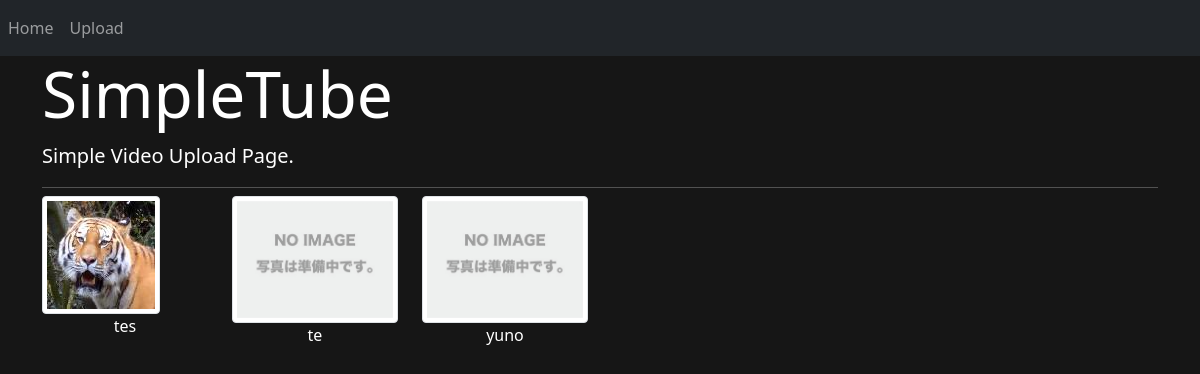
Before: / with the older database file.
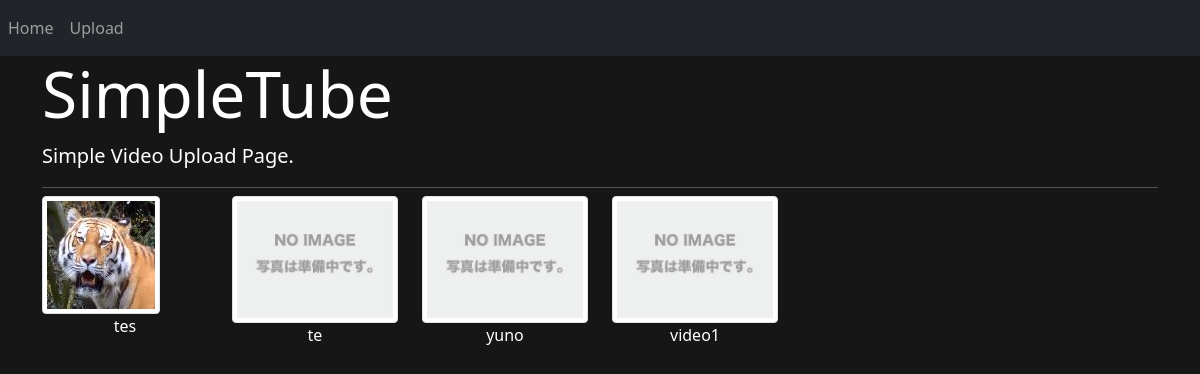
After: the same page with the newer database file.
### videos/models.py (models this page shows, shortened)
class Video(models.Model):
    title = models.CharField('Video Title', max_length=255)
    description = models.TextField('Descriptions(optional)', blank=True)
    thumbnail = models.ImageField('Thumbnail(optional)', upload_to='thumbnails/', null=True, blank=True)  # /media/thumbnails/ファイル名
    upload = models.FileField('File', upload_to='uploads/%Y/%m/%d/')  # /media/uploads/2018/3/20/ファイル名
    created_at = models.DateTimeField('Created date', auto_now_add=True)  # default=timezone.nowと違い、入力欄は表示されない
    updated_at = models.DateTimeField('Update date', auto_now=True)  # 更新するたびにその日時が格納される

### videos/views.py (the view)
# urls.py: path('', views.IndexView.as_view(), name='index'),
class IndexView(generic.ListView):
    model = Video

### videos/templates/videos/video_list.html
{% extends 'videos/base.html' %}
{% load static %}
{% block content %}
<div class="row">
  {% for video in video_list %}
    <div class="col-6 col-md-2">
      <a href="{% url 'videos:play' video.pk %}">
        {% if video.thumbnail %}
          <img class="img-thumbnail" src="{{ video.thumbnail.url }}" alt="{{ video.title }}">
        {% else %}
          <img class="img-thumbnail" src="{% static 'videos/noimage.jpg' %}" alt="{{ video.title }}">
        {% endif %}
      </a>
      <p class="text-center">{{ video.title }}</p>
    </div>
  {% endfor %}
</div>
{% endblock %}

### videos/templates/videos/base.html (shortened to what this page needs)
{% load static %}
<!doctype html>
<html lang="ja">
  <head>
    <link href="https://cdn.jsdelivr.net/npm/bootstrap@5.0.0-beta2/dist/css/bootstrap.min.css" rel="stylesheet">
    <link rel="stylesheet" href="{% static 'videos/main.css' %}">
  </head>
  <body>
    <nav class="navbar navbar-expand-lg navbar-dark bg-dark">
      <div class="collapse navbar-collapse" id="navbarSupportedContent">
        <ul class="navbar-nav mr-auto">
          <li class="nav-item">
            <a class="nav-link" href="{% url 'videos:index' %}">Home</a>
          </li>
          <li class="nav-item">
            <a class="nav-link" href="{% url 'videos:upload' %}">Upload</a>
          </li>
        </ul>
      </div>
    </nav>
    <div class="container">
      <div class="jumbotron">
        <h1 class="display-3">SimpleTube</h1>
        <p class="lead">Simple Video Upload Page.</p>
        <hr class="my-2">
      </div>
      {% block content %}{% endblock %}
    </div>
  </body>
</html>

### videos/static/videos/main.css (style rules this page uses)
body { background-color: #161616; color: #fff; }
.jumbotron { background-color: #161616; }

Changed rows visible on the page:
added Video: title "video1"
